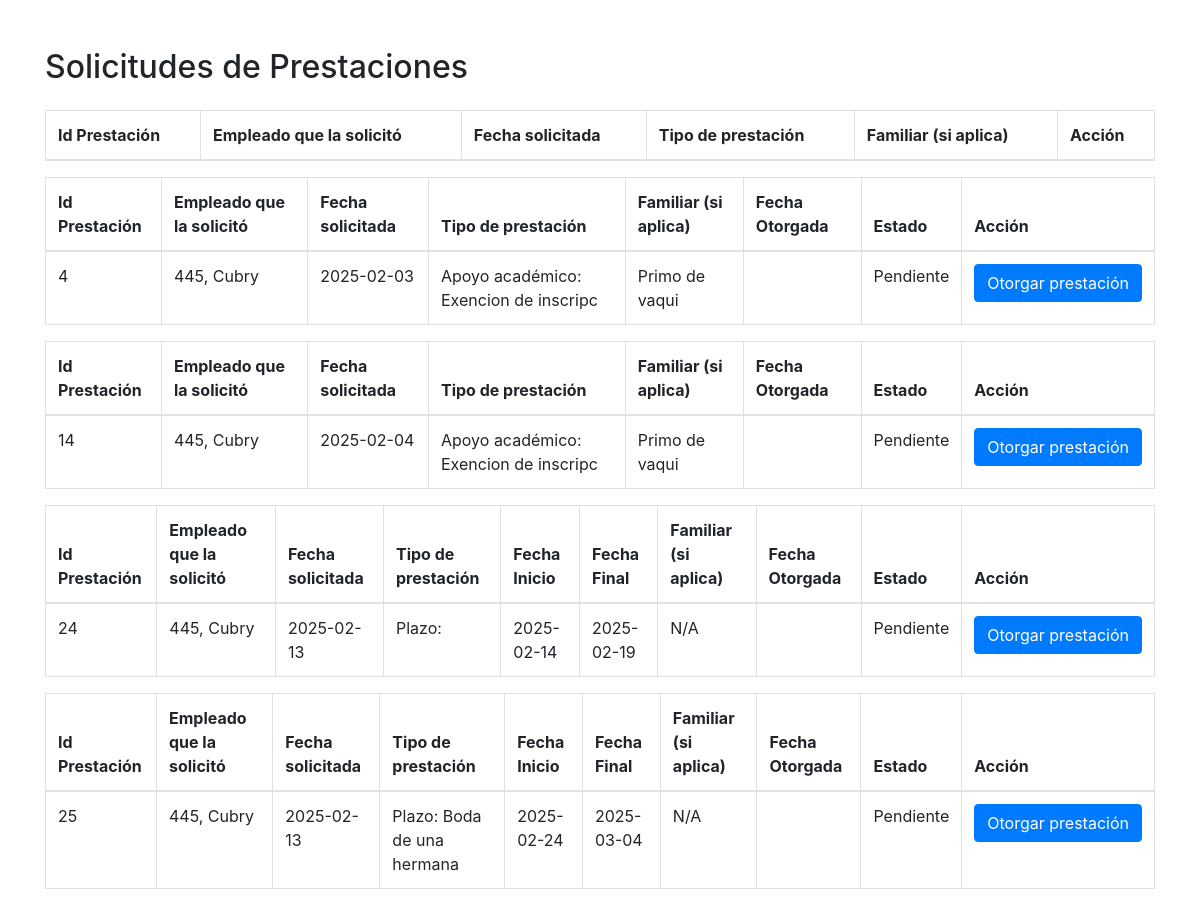
/solicitudesprestaciones.php, run on the app's committed database.
### tables this page shows
CREATE TABLE `prestacion` (
  `Id_Prestacion` int(11) NOT NULL,
  `Fecha_Solicitada` date NOT NULL DEFAULT current_timestamp(),
  `Fecha_Otorgada` date DEFAULT NULL,
  `Tipo` varchar(40) NOT NULL,
  `Estado` varchar(15) DEFAULT NULL
);

CREATE TABLE `empleado_prestacion` (
  `Numero_Empleado` int(11) NOT NULL,
  `Id_Prestacion` int(11) NOT NULL,
  `Tipo` varchar(40) NOT NULL,
  `Fecha_Solicitada` date NOT NULL DEFAULT current_timestamp(),
  `Fecha_Otorgada` date DEFAULT NULL
);

CREATE TABLE `empleado` (
  `Numero_Empleado` int(20) NOT NULL,
  `Nombre_Empleado` varchar(30) NOT NULL,
  `Contraseña_Empleado` varchar(20) DEFAULT '',
  `Area` varchar(30) NOT NULL,
  `Edad` int(3) NOT NULL,
  `Genero` varchar(12) NOT NULL,
  `Titulo` varchar(50) NOT NULL,
  `Fecha_Ingreso` date NOT NULL DEFAULT current_timestamp(),
  `Direccion` varchar(200) NOT NULL,
  `Telefono` varchar(12) NOT NULL,
  `Discapacidad` varchar(50) NOT NULL DEFAULT 'N/A',
  `Estado` varchar(30) NOT NULL DEFAULT 'Activo',
  `Dias_Extras` int(2) NOT NULL DEFAULT 0,
  `Dias` int(2) NOT NULL DEFAULT 24
);

CREATE TABLE `prestacion_apoyoacademico` (
  `Id_Prestacion` int(11) NOT NULL,
  `Numero_Empleado` int(11) NOT NULL,
  `Id_Familiar` int(11) NOT NULL,
  `Nivel_Academico` varchar(20) NOT NULL,
  `Nombre_Institucion` varchar(35) NOT NULL,
  `Tipo` varchar(20) NOT NULL
);

CREATE TABLE `familiar_empleado` (
  `Id_Familiar` int(11) NOT NULL,
  `Nombre_Familiar` varchar(50) NOT NULL,
  `Nivel_academico` varchar(25) NOT NULL,
  `Edad` int(3) NOT NULL
);

CREATE TABLE `prestacion_plazos` (
  `Id_Prestacion` int(11) NOT NULL,
  `Numero_Empleado` int(11) NOT NULL,
  `Fecha_Inicio` date NOT NULL,
  `Fecha_Final` date NOT NULL,
  `Tipo` varchar(34) NOT NULL
);

### solicitudesprestaciones.php (the view, shortened to what this page needs)
<!DOCTYPE html>
<html lang="en">
<head>
    <link rel="stylesheet" href="https://maxcdn.bootstrapcdn.com/bootstrap/4.0.0/css/bootstrap.min.css">
</head>
<body>
    <div class="container mt-5">
        <h2 class="mb-4">Solicitudes de Prestaciones</h2>
        <table class="table table-bordered">
            <thead>
                <tr>
                    <th>Id Prestación</th>
                    <th>Empleado que la solicitó</th>
                    <th>Fecha solicitada</th>
                    <th>Tipo de prestación</th>
                    <th>Familiar (si aplica)</th>
                    <th>Acción</th>
                </tr>
            </thead>
            <tbody>
<?php
require_once("conn.php");
$querySP = $conn->prepare("SELECT * FROM prestacion WHERE Fecha_Otorgada IS NULL");
$querySP->execute();
$resultadoSP = $querySP->get_result();
while($rowSP = $resultadoSP->fetch_assoc())
{
    $fechaSolicitud = $rowSP['Fecha_Solicitada'];
    $idPrestacion = $rowSP['Id_Prestacion'];
    $queryCNE = $conn->prepare("SELECT Numero_Empleado FROM empleado_prestacion WHERE Id_Prestacion = ?");
    $queryCNE->bind_param("i", $idPrestacion);
    $queryCNE->execute();
    $resultCNE = $queryCNE->get_result();
    $rowCNE = $resultCNE->fetch_assoc();
    $numeroEmpleado = $rowCNE['Numero_Empleado'];
    $queryCNME = $conn->prepare("SELECT Nombre_Empleado FROM empleado WHERE Numero_Empleado = ?");
    $queryCNME->bind_param("i", $numeroEmpleado);
    $queryCNME->execute();
    $resultCNME = $queryCNME->get_result();
    $rowCNME = $resultCNME->fetch_assoc();
    $nombreEmpleado = $rowCNME['Nombre_Empleado'];
    if ($rowSP['Tipo'] == "Academico")
    {
        $queryCPA = $conn->prepare("SELECT * FROM prestacion_apoyoacademico WHERE Id_Prestacion = ?");
        $queryCPA->bind_param("i", $idPrestacion);
        $queryCPA->execute();
        $resultCPA = $queryCPA->get_result();
        $rowCPA = $resultCPA->fetch_assoc();
        $tipo = "Apoyo académico: ".$rowCPA['Tipo'];
    }
    if($rowSP['Tipo'] == "Plazo")
    {
        $queryCPP = $conn->prepare("SELECT * FROM prestacion_plazos WHERE Id_Prestacion = ?");
        $queryCPP->bind_param("i", $idPrestacion);
        $queryCPP->execute();
        $resultCPP = $queryCPP->get_result();
        $rowCPP = $resultCPP->fetch_assoc();
        $tipo = "Plazo: ".$rowCPP['Tipo'];
    }
    $queryCFP = $conn->prepare("SELECT * FROM familiar_prestacion WHERE Id_Prestacion = ?");
    $queryCFP->bind_param("i", $idPrestacion);
    $queryCFP->execute();
    $resultCFP = $queryCFP->get_result();
    if ($resultCFP->num_rows > 0)
    {
        $rowCFP = $resultCFP->fetch_assoc();
        $idFamiliar = $rowCFP['Id_Familiar'];
        $queryCF = $conn->prepare("SELECT Nombre_Familiar FROM familiar_empleado WHERE Id_Familiar = ?");
        $queryCF->bind_param("i", $idFamiliar);
        $queryCF->execute();
        $resultCF = $queryCF->get_result();
        $rowCF = $resultCF->fetch_assoc();
        $nombreFamiliar = $rowCF['Nombre_Familiar'];
    }
    else
    {
        $nombreFamiliar = "N/A";
    }
    if ($rowSP['Tipo'] == "Plazo") {
        echo '
            <table class="table table-bordered">
                <thead>
                    <tr>
                        <th>Id Prestación</th>
                        <th>Empleado que la solicitó</th>
                        <th>Fecha solicitada</th>
                        <th>Tipo de prestación</th>
                        <th>Fecha Inicio</th>
                        <th>Fecha Final</th>
                        <th>Familiar (si aplica)</th>
                        <th>Fecha Otorgada</th>
                        <th>Estado</th>
                        <th>Acción</th>
                    </tr>
                </thead>
                <tbody>
                    <tr>
                        <td>' . htmlspecialchars($idPrestacion) . '</td>
                        <td>' . htmlspecialchars($numeroEmpleado) . ', ' . htmlspecialchars($nombreEmpleado) . '</td>
                        <td>' . htmlspecialchars($fechaSolicitud) . '</td>
                        <td>' . htmlspecialchars($tipo) . '</td>
                        <td>' . htmlspecialchars($rowCPP['Fecha_Inicio']) . '</td>
                        <td>' . htmlspecialchars($rowCPP['Fecha_Final']) . '</td>
                        <td>' . htmlspecialchars($nombreFamiliar) . '</td>
                        <td>' . htmlspecialchars($rowSP['Fecha_Otorgada']) . '</td>
                        <td>' . htmlspecialchars($rowSP['Estado']) . '</td>
                        <td>
                            <form action="" method="post">
                                <input type="hidden" name="idPrestacion" value="' . htmlspecialchars($idPrestacion) . '">
                                <button type="submit" class="btn btn-primary">Otorgar prestación</button>
                            </form>
                        </td>
                    </tr>
                </tbody>
            </table>
        ';
    }
    if ($rowSP['Tipo'] != "Día" && $rowSP['Tipo'] != "Plazo") {
        echo '
        <table class="table table-bordered">
        <thead>
            <tr>
            <th>Id Prestación</th>
            <th>Empleado que la solicitó</th>
            <th>Fecha solicitada</th>
            <th>Tipo de prestación</th>
            <th>Familiar (si aplica)</th>
            <th>Fecha Otorgada</th>
            <th>Estado</th>
            <th>Acción</th>
            </tr>
        </thead>
        <tbody>';
        echo "<tr>";
        echo "<td>".htmlspecialchars($idPrestacion)."</td>";
        echo "<td>".htmlspecialchars($numeroEmpleado).", ".htmlspecialchars($nombreEmpleado)."</td>";
        echo "<td>".htmlspecialchars($fechaSolicitud)."</td>";
        echo "<td>".htmlspecialchars($tipo)."</td>";
        echo "<td>".htmlspecialchars($nombreFamiliar)."</td>";
        echo "<td>".htmlspecialchars($rowSP['Fecha_Otorgada'])."</td>";
        echo "<td>".htmlspecialchars($rowSP['Estado'])."</td>";
        echo "<td>";
        echo "<form action='' method='post'>";
        echo "<button type='submit' class='btn btn-primary'>Otorgar prestación</button>";
        echo "</form>";
        echo "</td>";
        echo "</tr>
        </tbody>
        </table>";
    }
}
?>
            </tbody>
        </table>
    </div>
</body>
</html>

### data on the page
prestacion: Id_Prestacion "4", empleado_prestacion.Numero_Empleado "445", empleado.Nombre_Empleado "Cubry", Fecha_Solicitada "2025-02-03", prestacion_apoyoacademico.Tipo "Apoyo académico: Exencion de inscripc", familiar_empleado.Nombre_Familiar "Primo de vaqui", Estado "Pendiente"
prestacion: Id_Prestacion "14", empleado_prestacion.Numero_Empleado "445", empleado.Nombre_Empleado "Cubry", Fecha_Solicitada "2025-02-04", prestacion_apoyoacademico.Tipo "Apoyo académico: Exencion de inscripc", familiar_empleado.Nombre_Familiar "Primo de vaqui", Estado "Pendiente"
prestacion: Id_Prestacion "24", empleado_prestacion.Numero_Empleado "445", empleado.Nombre_Empleado "Cubry", Fecha_Solicitada "2025-02-13", prestacion_plazos.Tipo "Plazo:", prestacion_plazos.Fecha_Inicio "2025-02-14", prestacion_plazos.Fecha_Final "2025-02-19", nombreFamiliar "N/A", Estado "Pendiente"
prestacion: Id_Prestacion "25", empleado_prestacion.Numero_Empleado "445", empleado.Nombre_Empleado "Cubry", Fecha_Solicitada "2025-02-13", prestacion_plazos.Tipo "Plazo: Boda de una hermana", prestacion_plazos.Fecha_Inicio "2025-02-24", prestacion_plazos.Fecha_Final "2025-03-04", nombreFamiliar "N/A", Estado "Pendiente"
